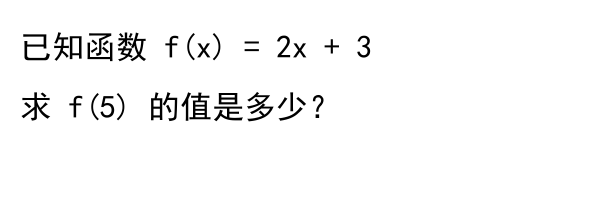

The Python source for this figure:
"""
PaddleOCR 端到端测试：生成中文测试图 -> OCR 识别 -> 验证结果
用 PP-OCRv4 中文模型（已缓存在 ~/.paddleocr/）
"""
import os
import sys
from PIL import Image, ImageDraw, ImageFont

# 1. 生成一张包含中文的测试图片（模拟错题截图）
font_path = r"C:\Windows\Fonts\simhei.ttf"  # Windows 自带黑体
img = Image.new("RGB", (600, 200), color="white")
draw = ImageDraw.Draw(img)
font = ImageFont.truetype(font_path, 32)
draw.text((20, 30), "已知函数 f(x) = 2x + 3", fill="black", font=font)
draw.text((20, 90), "求 f(5) 的值是多少？", fill="black", font=font)

test_img = r"C:\Users\linho\Desktop\jnu\training\project\ocr_test.png"
img.save(test_img)
print(f"[1/3] 测试图已生成: {test_img}")

# 2. 用 PaddleOCR 识别
print("[2/3] 加载 PP-OCRv4 中文模型并识别中...")
from paddleocr import PaddleOCR

ocr = PaddleOCR(use_angle_cls=True, lang="ch", show_log=False)
result = ocr.ocr(test_img, cls=True)

# 3. 输出识别结果
print("[3/3] 识别结果：")
print("-" * 50)
if result and result[0]:
    full_text = []
    for line in result[0]:
        box, (text, conf) = line
        print(f"  [{conf:.3f}] {text}")
        full_text.append(text)
    print("-" * 50)
    print(f"完整文本: {''.join(full_text)}")
    print(f"\n[OK] OCR 功能正常，可替代百度 OCR")
else:
    print("[FAIL] 未识别到文字，检查模型或图片")
    sys.exit(1)
